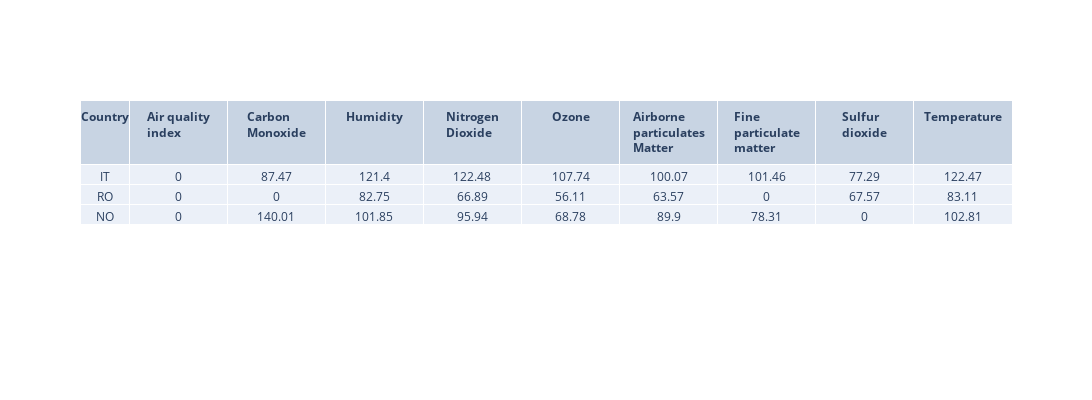

The code cell stored with this chart in its notebook:
### Markdown cell above
## 2019

### Code cell
countries = ['IT', 'RO', 'NO' ]

fig = go.Figure(data=[go.Table( columnwidth = [10,20,20, 20,20,20,20,20,20,20,20,20,20,20,20,20,20,20],
                  header=dict(values=['<b>Country</b>', '<b>Air quality index</b>', '<b>Carbon Monoxide</b>',
                                      '<b>Humidity</b>', '<b>Nitrogen Dioxide</b>', '<b>Ozone</b>', '<b>Airborne particulates Matter</b>', 
                                      '<b>Fine particulate matter</b>', '<b>Sulfur dioxide</b>', '<b>Temperature</b>']),
                 cells=dict(values=[
                      [country for country in countries],
                      [round(value,2) for value in [res[(res['Specie'] == 'aqi') & (res['Country'] == country) & (res['Year'] == '2019')]['count'] for country in countries]],
                      [round(value,2) for value in [res[(res['Specie'] == 'co') & (res['Country'] == country) & (res['Year'] == '2019')]['count'] for country in countries]],
                      [round(value,2) for value in [res[(res['Specie'] == 'humidity') & (res['Country'] == country) & (res['Year'] == '2019')]['count'] for country in countries]],
                      [round(value,2) for value in [res[(res['Specie'] == 'no2') & (res['Country'] == country) & (res['Year'] == '2019')]['count'] for country in countries]],
                      [round(value,2) for value in [res[(res['Specie'] == 'o3') & (res['Country'] == country) & (res['Year'] == '2019')]['count'] for country in countries]],
                      [round(value,2) for value in [res[(res['Specie'] == 'pm10') & (res['Country'] == country) & (res['Year'] == '2019')]['count'] for country in countries]],
                      [round(value,2) for value in [res[(res['Specie'] == 'pm25') & (res['Country'] == country) & (res['Year'] == '2019')]['count'] for country in countries]],
                      [round(value,2) for value in [res[(res['Specie'] == 'so2') & (res['Country'] == country) & (res['Year'] == '2019')]['count'] for country in countries]],
                      [round(value,2) for value in [res[(res['Specie'] == 'temperature') & (res['Country'] == country) & (res['Year'] == '2019')]['count'] for country in countries]],
                      ]
                      
                     
                     
                     ))])


fig.update_layout(width=1200,height=400)

#fig.show()

### Figure 1 — Plotly figure (JSON) as saved in the notebook; plotly's stock layout.template omitted (floating-point values rounded to 4 significant figures)
{"data": [{"cells": {"values": [["IT", "RO", "NO"], [[0], [0], [0]], [[87.47], [0], [140.0]], [[121.4], [82.75], [101.8]], [[122.5], [66.89], [95.94]], [[107.7], [56.11], [68.78]], [[100.1], [63.57], [89.9]], [[101.5], [0], [78.31]], [[77.29], [67.57], [0]], [[122.5], [83.11], [102.8]]]}, "columnwidth": [10, 20, 20, 20, 20, 20, 20, 20, 20, 20, 20, 20, 20, 20, 20, 20, 20, 20], "header": {"values": ["<b>Country</b>", "<b>Air quality index</b>", "<b>Carbon Monoxide</b>", "<b>Humidity</b>", "<b>Nitrogen Dioxide</b>", "<b>Ozone</b>", "<b>Airborne particulates Matter</b>", "<b>Fine particulate matter</b>", "<b>Sulfur dioxide</b>", "<b>Temperature</b>"]}, "type": "table"}], "layout": {"height": 400, "width": 1200}}
